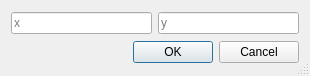
<?xml version="1.0" encoding="UTF-8"?>
<ui version="4.0">
 <class>AddPointDialog</class>
 <widget class="QDialog" name="AddPointDialog">
  <property name="windowModality">
   <enum>Qt::ApplicationModal</enum>
  </property>
  <property name="geometry">
   <rect>
    <x>0</x>
    <y>0</y>
    <width>310</width>
    <height>76</height>
   </rect>
  </property>
  <property name="sizePolicy">
   <sizepolicy hsizetype="Fixed" vsizetype="Fixed">
    <horstretch>0</horstretch>
    <verstretch>0</verstretch>
   </sizepolicy>
  </property>
  <property name="windowTitle">
   <string>New line</string>
  </property>
  <property name="sizeGripEnabled">
   <bool>true</bool>
  </property>
  <layout class="QGridLayout" name="gridLayout">
   <item row="0" column="0">
    <layout class="QHBoxLayout" name="horizontalLayout">
     <item>
      <widget class="QLineEdit" name="xEdit">
       <property name="text">
        <string/>
       </property>
       <property name="placeholderText">
        <string>x</string>
       </property>
      </widget>
     </item>
     <item>
      <widget class="QLineEdit" name="yEdit">
       <property name="placeholderText">
        <string>y</string>
       </property>
      </widget>
     </item>
    </layout>
   </item>
   <item row="1" column="0">
    <widget class="QDialogButtonBox" name="buttonBox">
     <property name="orientation">
      <enum>Qt::Horizontal</enum>
     </property>
     <property name="standardButtons">
      <set>QDialogButtonBox::Cancel|QDialogButtonBox::Ok</set>
     </property>
    </widget>
   </item>
  </layout>
 </widget>
 <resources/>
 <connections>
  <connection>
   <sender>buttonBox</sender>
   <signal>accepted()</signal>
   <receiver>AddPointDialog</receiver>
   <slot>accept()</slot>
   <hints>
    <hint type="sourcelabel">
     <x>248</x>
     <y>254</y>
    </hint>
    <hint type="destinationlabel">
     <x>157</x>
     <y>274</y>
    </hint>
   </hints>
  </connection>
  <connection>
   <sender>buttonBox</sender>
   <signal>rejected()</signal>
   <receiver>AddPointDialog</receiver>
   <slot>reject()</slot>
   <hints>
    <hint type="sourcelabel">
     <x>316</x>
     <y>260</y>
    </hint>
    <hint type="destinationlabel">
     <x>286</x>
     <y>274</y>
    </hint>
   </hints>
  </connection>
 </connections>
</ui>
